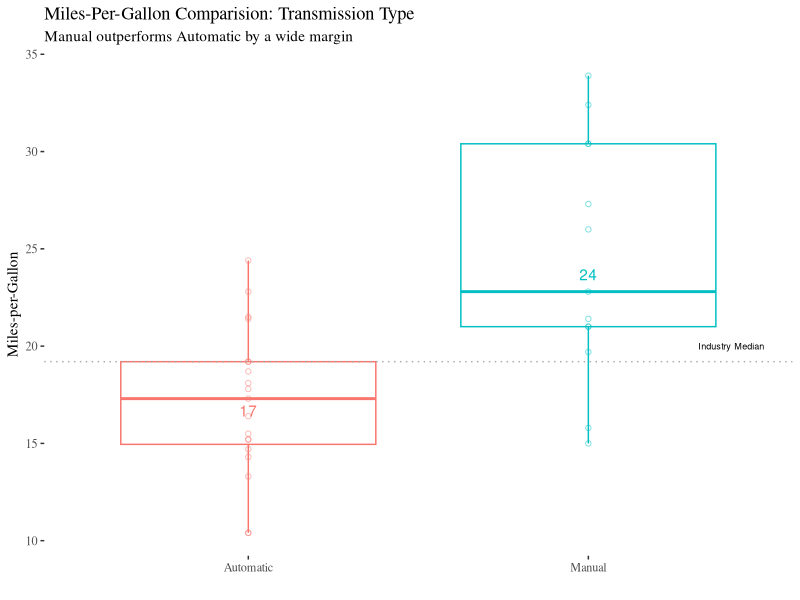
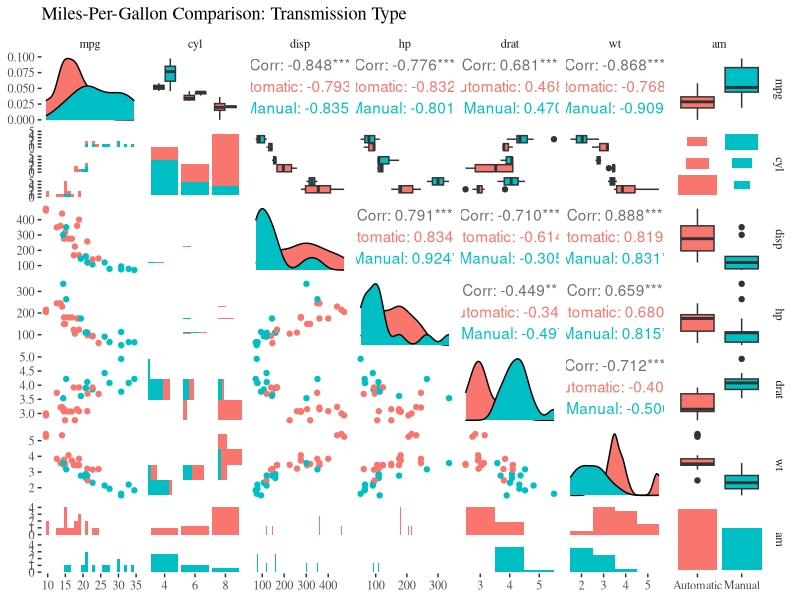
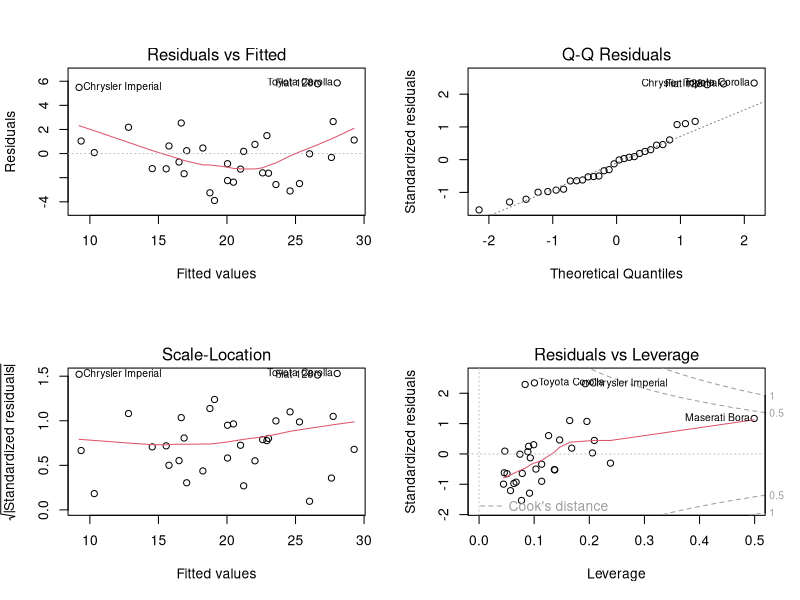

The R source for these figures, in order:
## ---- chunk 1
knitr::opts_chunk$set(echo = TRUE)
## ---- chunk 2
# install packages
library(dplyr);library(ggplot2);library(GGally);library(ggthemes)

# load the data
data(mtcars)

# format the data
mtcars <- mtcars %>% mutate(
        cyl = as.factor(cyl),
        vs = as.factor(vs),
        gear = as.factor(gear),
        carb = as.factor(carb),
        am = as.factor(ifelse(am == 0, "Automatic", "Manual"))
)

means <- aggregate(mpg ~ am, mtcars, function(i) round(mean(i)))

# plot the relationship between 
ggplot(data = mtcars) +
        geom_boxplot(aes(x = am, y = mpg, color = am, group = am)) +
        geom_point(aes(x = am, y = mpg, color = am), pch = 21, alpha = .5) +
        geom_hline(yintercept = median(mtcars$mpg), linetype = "dotted", color = "dark grey") +
        theme_tufte() +
        labs(title = "Miles-Per-Gallon Comparision: Transmission Type",
             subtitle = "Manual outperforms Automatic by a wide margin",
             color = "Transmission Type") +
        xlab("") +
        ylab("Miles-per-Gallon") +
        annotate("text", y = 20, x = 2.42, label = "Industry Median",size = 2.3,
                 color = "black") +
        theme(legend.position = "none") +
        geom_text(data = means, aes(x = am, y = mpg,label = mpg, color = am), vjust = 1)


## ---- chunk 3
# one variable model 
fit1 <- lm(mpg ~ am, data = mtcars)
summary(fit1)


## ---- chunk 4
# pairs plot to investigate correlation
mtcars <- mtcars %>% dplyr::select(.,-qsec, -carb, -vs, -gear)

ggpairs(mtcars, mapping = ggplot2::aes(color = am), 
        lower = list(combo=wrap("facethist", binwidth = 1)),
        title = "Miles-Per-Gallon Comparison: Transmission Type") +
        theme_tufte()



## ---- chunk 5
# pairs plot to investigate correlation
fit2 <- lm(mpg ~ disp + wt + hp + am, data = mtcars)

# anova test between simple model and the "full" model
anova(fit1, fit2)

# fit without transmission variable
fit3 <- lm(mpg ~ disp + wt + hp, data = mtcars)

# comparison between "full" model and "full" model without transmission
# does adding transmission to the "full" model result in a better fit?
anova(fit3, fit2)

## ---- chunk 6
# fit without transmission variable
fit3 <- lm(mpg ~ disp + wt + hp, data = mtcars)
summary(fit3)$coef

# model diagnostics
par(mfrow = c(2,2))
plot(fit3)

